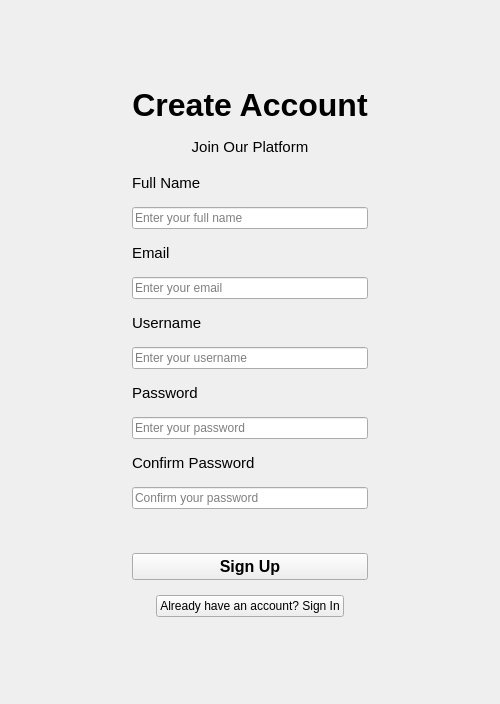
<?xml version="1.0" encoding="UTF-8"?>
<ui version="4.0">
 <class>SignupWindow</class>
 <widget class="QMainWindow" name="SignupWindow">
  <property name="geometry">
   <rect>
    <x>0</x>
    <y>0</y>
    <width>500</width>
    <height>704</height>
   </rect>
  </property>
  <property name="windowTitle">
   <string>Dietitian Client Tracker - Sign Up</string>
  </property>
  <widget class="QWidget" name="centralwidget">
   <layout class="QGridLayout" name="gridLayout">
    <item row="0" column="1">
     <spacer name="verticalSpacer_top">
      <property name="orientation">
       <enum>Qt::Vertical</enum>
      </property>
      <property name="sizeType">
       <enum>QSizePolicy::Expanding</enum>
      </property>
      <property name="sizeHint" stdset="0">
       <size>
        <width>20</width>
        <height>40</height>
       </size>
      </property>
     </spacer>
    </item>
    <item row="1" column="0">
     <spacer name="horizontalSpacer_2">
      <property name="orientation">
       <enum>Qt::Horizontal</enum>
      </property>
      <property name="sizeHint" stdset="0">
       <size>
        <width>42</width>
        <height>20</height>
       </size>
      </property>
     </spacer>
    </item>
    <item row="1" column="1">
     <layout class="QVBoxLayout" name="verticalLayout_card">
      <property name="spacing">
       <number>15</number>
      </property>
      <property name="leftMargin">
       <number>40</number>
      </property>
      <property name="topMargin">
       <number>40</number>
      </property>
      <property name="rightMargin">
       <number>40</number>
      </property>
      <property name="bottomMargin">
       <number>40</number>
      </property>
      <item>
       <widget class="QLabel" name="label_title">
        <property name="font">
         <font>
          <pointsize>24</pointsize>
          <weight>75</weight>
          <bold>true</bold>
         </font>
        </property>
        <property name="text">
         <string>Create Account</string>
        </property>
        <property name="alignment">
         <set>Qt::AlignCenter</set>
        </property>
       </widget>
      </item>
      <item>
       <widget class="QLabel" name="label_subtitle">
        <property name="font">
         <font>
          <pointsize>11</pointsize>
         </font>
        </property>
        <property name="text">
         <string>Join Our Platform</string>
        </property>
        <property name="alignment">
         <set>Qt::AlignCenter</set>
        </property>
       </widget>
      </item>
      <item>
       <spacer name="verticalSpacer_1">
        <property name="orientation">
         <enum>Qt::Vertical</enum>
        </property>
        <property name="sizeHint" stdset="0">
         <size>
          <width>20</width>
          <height>5</height>
         </size>
        </property>
       </spacer>
      </item>
      <item>
       <widget class="QLabel" name="label_fullname">
        <property name="font">
         <font>
          <pointsize>11</pointsize>
          <weight>50</weight>
          <bold>false</bold>
         </font>
        </property>
        <property name="text">
         <string>Full Name</string>
        </property>
       </widget>
      </item>
      <item>
       <widget class="QLineEdit" name="input_fullname">
        <property name="placeholderText">
         <string>Enter your full name</string>
        </property>
       </widget>
      </item>
      <item>
       <widget class="QLabel" name="label_email">
        <property name="font">
         <font>
          <pointsize>11</pointsize>
          <weight>50</weight>
          <bold>false</bold>
         </font>
        </property>
        <property name="text">
         <string>Email</string>
        </property>
       </widget>
      </item>
      <item>
       <widget class="QLineEdit" name="input_email">
        <property name="placeholderText">
         <string>Enter your email</string>
        </property>
       </widget>
      </item>
      <item>
       <widget class="QLabel" name="label_username">
        <property name="font">
         <font>
          <pointsize>11</pointsize>
          <weight>50</weight>
          <bold>false</bold>
         </font>
        </property>
        <property name="text">
         <string>Username</string>
        </property>
       </widget>
      </item>
      <item>
       <widget class="QLineEdit" name="input_username">
        <property name="placeholderText">
         <string>Enter your username</string>
        </property>
       </widget>
      </item>
      <item>
       <widget class="QLabel" name="label_password">
        <property name="font">
         <font>
          <pointsize>11</pointsize>
          <weight>50</weight>
          <bold>false</bold>
         </font>
        </property>
        <property name="text">
         <string>Password</string>
        </property>
       </widget>
      </item>
      <item>
       <widget class="QLineEdit" name="input_password">
        <property name="echoMode">
         <enum>QLineEdit::Password</enum>
        </property>
        <property name="placeholderText">
         <string>Enter your password</string>
        </property>
       </widget>
      </item>
      <item>
       <widget class="QLabel" name="label_confirm_password">
        <property name="font">
         <font>
          <pointsize>11</pointsize>
          <weight>50</weight>
          <bold>false</bold>
         </font>
        </property>
        <property name="text">
         <string>Confirm Password</string>
        </property>
       </widget>
      </item>
      <item>
       <widget class="QLineEdit" name="input_confirm_password">
        <property name="echoMode">
         <enum>QLineEdit::Password</enum>
        </property>
        <property name="placeholderText">
         <string>Confirm your password</string>
        </property>
       </widget>
      </item>
      <item>
       <widget class="QLabel" name="label_error">
        <property name="text">
         <string/>
        </property>
        <property name="alignment">
         <set>Qt::AlignCenter</set>
        </property>
       </widget>
      </item>
      <item>
       <widget class="QPushButton" name="btn_signup">
        <property name="font">
         <font>
          <pointsize>12</pointsize>
          <weight>75</weight>
          <bold>true</bold>
         </font>
        </property>
        <property name="cursor">
         <cursorShape>PointingHandCursor</cursorShape>
        </property>
        <property name="text">
         <string>Sign Up</string>
        </property>
       </widget>
      </item>
      <item>
       <layout class="QHBoxLayout" name="horizontalLayout_signin">
        <item>
         <spacer name="horizontalSpacer_left">
          <property name="sizePolicy">
           <sizepolicy hsizetype="Expanding" vsizetype="Minimum">
            <horstretch>1</horstretch>
            <verstretch>0</verstretch>
           </sizepolicy>
          </property>
          <property name="orientation">
           <enum>Qt::Horizontal</enum>
          </property>
          <property name="sizeHint" stdset="0">
           <size>
            <width>0</width>
            <height>0</height>
           </size>
          </property>
         </spacer>
        </item>
        <item>
         <widget class="QPushButton" name="btn_signin_link">
          <property name="cursor">
           <cursorShape>PointingHandCursor</cursorShape>
          </property>
          <property name="text">
           <string>Already have an account? Sign In</string>
          </property>
         </widget>
        </item>
        <item>
         <spacer name="horizontalSpacer">
          <property name="sizePolicy">
           <sizepolicy hsizetype="Expanding" vsizetype="Minimum">
            <horstretch>1</horstretch>
            <verstretch>0</verstretch>
           </sizepolicy>
          </property>
          <property name="orientation">
           <enum>Qt::Horizontal</enum>
          </property>
          <property name="sizeHint" stdset="0">
           <size>
            <width>0</width>
            <height>0</height>
           </size>
          </property>
         </spacer>
        </item>
       </layout>
      </item>
     </layout>
    </item>
    <item row="1" column="2">
     <spacer name="horizontalSpacer_3">
      <property name="orientation">
       <enum>Qt::Horizontal</enum>
      </property>
      <property name="sizeHint" stdset="0">
       <size>
        <width>42</width>
        <height>20</height>
       </size>
      </property>
     </spacer>
    </item>
    <item row="2" column="1">
     <spacer name="verticalSpacer_bottom">
      <property name="orientation">
       <enum>Qt::Vertical</enum>
      </property>
      <property name="sizeType">
       <enum>QSizePolicy::Expanding</enum>
      </property>
      <property name="sizeHint" stdset="0">
       <size>
        <width>20</width>
        <height>40</height>
       </size>
      </property>
     </spacer>
    </item>
   </layout>
  </widget>
 </widget>
 <resources/>
 <connections/>
</ui>
